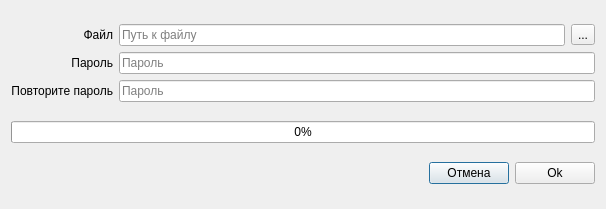
<?xml version="1.0" encoding="UTF-8"?>
<ui version="4.0">
 <class>import_progres_dialog</class>
 <widget class="QDialog" name="import_progres_dialog">
  <property name="windowModality">
   <enum>Qt::ApplicationModal</enum>
  </property>
  <property name="geometry">
   <rect>
    <x>0</x>
    <y>0</y>
    <width>606</width>
    <height>209</height>
   </rect>
  </property>
  <property name="windowTitle">
   <string>Импорт/экспорт базы данных</string>
  </property>
  <property name="modal">
   <bool>true</bool>
  </property>
  <layout class="QVBoxLayout" name="verticalLayout">
   <item>
    <layout class="QHBoxLayout" name="horizontalLayout_2">
     <item>
      <layout class="QVBoxLayout" name="verticalLayout_3">
       <item>
        <widget class="QLabel" name="label">
         <property name="text">
          <string>Файл</string>
         </property>
         <property name="alignment">
          <set>Qt::AlignRight|Qt::AlignTrailing|Qt::AlignVCenter</set>
         </property>
        </widget>
       </item>
       <item>
        <widget class="QLabel" name="label_3">
         <property name="text">
          <string>Пароль</string>
         </property>
         <property name="alignment">
          <set>Qt::AlignRight|Qt::AlignTrailing|Qt::AlignVCenter</set>
         </property>
        </widget>
       </item>
       <item>
        <widget class="QLabel" name="label_2">
         <property name="text">
          <string>Повторите пароль</string>
         </property>
         <property name="alignment">
          <set>Qt::AlignRight|Qt::AlignTrailing|Qt::AlignVCenter</set>
         </property>
        </widget>
       </item>
      </layout>
     </item>
     <item>
      <layout class="QVBoxLayout" name="verticalLayout_2">
       <item>
        <layout class="QHBoxLayout" name="horizontalLayout_3">
         <item>
          <widget class="QLineEdit" name="file_path_edt">
           <property name="placeholderText">
            <string>Путь к файлу</string>
           </property>
          </widget>
         </item>
         <item>
          <widget class="QToolButton" name="open_file_btn">
           <property name="text">
            <string>...</string>
           </property>
          </widget>
         </item>
        </layout>
       </item>
       <item>
        <widget class="QLineEdit" name="passw_edt">
         <property name="echoMode">
          <enum>QLineEdit::Password</enum>
         </property>
         <property name="placeholderText">
          <string>Пароль</string>
         </property>
        </widget>
       </item>
       <item>
        <widget class="QLineEdit" name="passw_1_edt">
         <property name="echoMode">
          <enum>QLineEdit::Password</enum>
         </property>
         <property name="placeholderText">
          <string>Пароль</string>
         </property>
        </widget>
       </item>
      </layout>
     </item>
    </layout>
   </item>
   <item>
    <widget class="QProgressBar" name="progressBar">
     <property name="value">
      <number>0</number>
     </property>
     <property name="textVisible">
      <bool>true</bool>
     </property>
    </widget>
   </item>
   <item>
    <layout class="QHBoxLayout" name="horizontalLayout">
     <item>
      <spacer name="horizontalSpacer">
       <property name="orientation">
        <enum>Qt::Horizontal</enum>
       </property>
       <property name="sizeHint" stdset="0">
        <size>
         <width>40</width>
         <height>20</height>
        </size>
       </property>
      </spacer>
     </item>
     <item>
      <widget class="QPushButton" name="cancel_btn">
       <property name="text">
        <string>Отмена</string>
       </property>
      </widget>
     </item>
     <item>
      <widget class="QPushButton" name="ok_btn">
       <property name="enabled">
        <bool>true</bool>
       </property>
       <property name="text">
        <string>Ok</string>
       </property>
      </widget>
     </item>
    </layout>
   </item>
  </layout>
 </widget>
 <tabstops>
  <tabstop>file_path_edt</tabstop>
  <tabstop>passw_edt</tabstop>
  <tabstop>passw_1_edt</tabstop>
  <tabstop>ok_btn</tabstop>
  <tabstop>cancel_btn</tabstop>
  <tabstop>open_file_btn</tabstop>
 </tabstops>
 <resources/>
 <connections/>
</ui>
